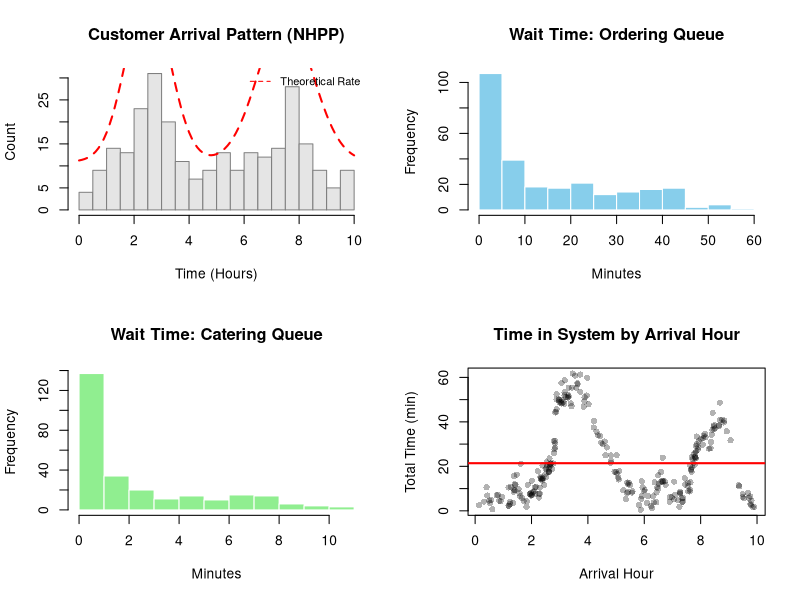

The R source for this figure:
# ==============================================================================
# McDonald's Advanced Simulation (Task 2) - OPTIMIZED VERSION
# Method: Non-homogeneous Poisson Process (NHPP) using Thinning Algorithm
# Scenario: Series Queue with Parallel Catering Windows (M(t)/M/1 -> M/M/2)
# ==============================================================================

# ------------------------------------------------------------------------------
# PART 1: DEFINING THE "REALITY" (Parameters & Arrival Function)
# ------------------------------------------------------------------------------
set.seed(123) # Ensure reproducibility

# 1. Service Parameters (Based on Task 1 data)
# ---------------------------------------------------
# Service Window: Mean 0.03h -> Rate ~33.33/h
mu_service <- 1 / 0.03   
# Catering Window: Mean 0.05h -> Rate ~20.00/h (Per server)
mu_catering <- 1 / 0.05   

# 2. Operational Hours
# ---------------------------------------------------
sim_duration <- 10.0 # 10:00 AM to 8:00 PM

# 3. Dynamic Arrival Rate Function lambda(t) [cite: 19]
# ---------------------------------------------------
# We model customer flow with a Base Rate + Two Gaussian Peaks (Lunch & Dinner)
# t = 0 represents 10:00 AM
# Lunch Peak: t=2.5 (12:30 PM), Height=30
# Dinner Peak: t=8.0 (6:00 PM), Height=25
# Base Rate: 10
get_lambda_at_t <- function(t) {
  # Vectorized version for plotting
  result <- numeric(length(t))
  for(i in seq_along(t)) {
    if (t[i] > sim_duration) {
      result[i] <- 0
    } else {
      base_rate <- 10
      lunch_peak <- 35 * exp(-0.5 * ((t[i] - 2.5) / 0.8)^2)
      dinner_peak <- 30 * exp(-0.5 * ((t[i] - 7.5) / 1.0)^2)
      result[i] <- base_rate + lunch_peak + dinner_peak
    }
  }
  return(result)
}

# 4. Thinning Algorithm to Generate Arrival Times
# ---------------------------------------------------
# Logic: Generate points at max_lambda, then accept/reject based on real lambda(t)
generate_nhpp_schedule <- function(duration) {
  max_lambda <- 60 # Upper bound for rejection sampling (must be > peak rate)
  t <- 0
  arrivals <- numeric()

  while (t < duration) {
    # Step A: Jump forward assuming max rate (Potential Arrival)
    t <- t + rexp(1, rate = max_lambda)

    if (t > duration) break

    # Step B: Acceptance Test
    # Probability of acceptance = Real_Rate(t) / Max_Rate
    real_lambda <- get_lambda_at_t(t)
    if (runif(1) < (real_lambda / max_lambda)) {
      arrivals <- c(arrivals, t) # Accepted!
    }
  }
  return(arrivals)
}

# Pre-generate the daily schedule
arrival_schedule <- generate_nhpp_schedule(sim_duration)
cat(sprintf("Generated %d customers for the day based on NHPP.\n", length(arrival_schedule)))

# ------------------------------------------------------------------------------
# PART 2: SIMULATION ENGINE (State & Loop) - OPTIMIZED
# ------------------------------------------------------------------------------

# Efficient Queue Implementation using Lists
create_queue <- function() {
  list(items = list(), head = 1, tail = 1)
}

enqueue <- function(queue, item) {
  idx <- as.character(queue$tail)  # Use character index for lists
  queue$items[[idx]] <- item
  queue$tail <- queue$tail + 1
  queue
}

dequeue <- function(queue) {
  if (queue$head >= queue$tail) {
    return(list(queue = queue, item = NULL))
  }
  idx <- as.character(queue$head)  # Use character index for lists
  item <- queue$items[[idx]]
  queue$items[[idx]] <- NULL
  queue$head <- queue$head + 1
  list(queue = queue, item = item)
}

is_empty <- function(queue) {
  queue$head >= queue$tail
}

# Initialize Clock & Counters
t_now <- 0
cust_ptr <- 1
total_customers <- length(arrival_schedule)

# System State
server1_busy <- FALSE
server2a_busy <- FALSE
server2b_busy <- FALSE

# Event Calendar
t_next_arrival <- if(total_customers > 0) arrival_schedule[1] else Inf
t_dep1  <- Inf
t_dep2a <- Inf
t_dep2b <- Inf

# Data Storage
stats <- data.frame(
  id = 1:total_customers,
  arrival_time = arrival_schedule,
  start_s1 = NA, end_s1 = NA,
  start_s2 = NA, end_s2 = NA,
  stringsAsFactors = FALSE
)

# Queue Trackers - Using efficient list-based queues
q1_ids <- create_queue()
q2_ids <- create_queue()
id_in_s1 <- 0
id_in_s2a <- 0
id_in_s2b <- 0

# --- MAIN LOOP ---
iter_count <- 0
while (t_next_arrival != Inf || !is_empty(q1_ids) || !is_empty(q2_ids) || 
       server1_busy || server2a_busy || server2b_busy) {

  iter_count <- iter_count + 1
  if (iter_count %% 1000 == 0) {
    cat(sprintf("Processed %d events, time=%.2f\n", iter_count, t_now))
  }

  # Determine Next Event
  next_event_time <- min(t_next_arrival, t_dep1, t_dep2a, t_dep2b)

  if (next_event_time == Inf) break
  t_now <- next_event_time

  # -----------------------------------------------------------
  # EVENT A: Customer Arrival
  # -----------------------------------------------------------
  if (t_now == t_next_arrival) {
    cid <- cust_ptr

    if (!server1_busy) {
      server1_busy <- TRUE
      id_in_s1 <- cid
      stats$start_s1[cid] <- t_now
      t_dep1 <- t_now + rexp(1, mu_service)
    } else {
      q1_ids <- enqueue(q1_ids, cid)
    }

    # Schedule next arrival
    cust_ptr <- cust_ptr + 1
    if (cust_ptr <= total_customers) {
      t_next_arrival <- arrival_schedule[cust_ptr]
    } else {
      t_next_arrival <- Inf
    }
  }

  # -----------------------------------------------------------
  # EVENT B: Service Window Completion (S1 -> Queue 2)
  # -----------------------------------------------------------
  else if (t_now == t_dep1) {
    finished_cid <- id_in_s1
    stats$end_s1[finished_cid] <- t_now

    # 1. Move Customer to Catering Stage (S2)
    if (!server2a_busy) {
      server2a_busy <- TRUE
      id_in_s2a <- finished_cid
      stats$start_s2[finished_cid] <- t_now
      t_dep2a <- t_now + rexp(1, mu_catering)
    } else if (!server2b_busy) {
      server2b_busy <- TRUE
      id_in_s2b <- finished_cid
      stats$start_s2[finished_cid] <- t_now
      t_dep2b <- t_now + rexp(1, mu_catering)
    } else {
      q2_ids <- enqueue(q2_ids, finished_cid)
    }

    # 2. Pull next customer for Service Window (S1)
    if (!is_empty(q1_ids)) {
      result <- dequeue(q1_ids)
      q1_ids <- result$queue
      next_cid <- result$item
      id_in_s1 <- next_cid
      stats$start_s1[next_cid] <- t_now
      t_dep1 <- t_now + rexp(1, mu_service)
    } else {
      server1_busy <- FALSE
      t_dep1 <- Inf
    }
  }

  # -----------------------------------------------------------
  # EVENT C: Catering Server A Completion (Exit System)
  # -----------------------------------------------------------
  else if (t_now == t_dep2a) {
    finished_cid <- id_in_s2a
    stats$end_s2[finished_cid] <- t_now

    if (!is_empty(q2_ids)) {
      result <- dequeue(q2_ids)
      q2_ids <- result$queue
      next_cid <- result$item
      id_in_s2a <- next_cid
      stats$start_s2[next_cid] <- t_now
      t_dep2a <- t_now + rexp(1, mu_catering)
    } else {
      server2a_busy <- FALSE
      t_dep2a <- Inf
    }
  }

  # -----------------------------------------------------------
  # EVENT D: Catering Server B Completion (Exit System)
  # -----------------------------------------------------------
  else if (t_now == t_dep2b) {
    finished_cid <- id_in_s2b
    stats$end_s2[finished_cid] <- t_now

    if (!is_empty(q2_ids)) {
      result <- dequeue(q2_ids)
      q2_ids <- result$queue
      next_cid <- result$item
      id_in_s2b <- next_cid
      stats$start_s2[next_cid] <- t_now
      t_dep2b <- t_now + rexp(1, mu_catering)
    } else {
      server2b_busy <- FALSE
      t_dep2b <- Inf
    }
  }
}

cat(sprintf("Total iterations: %d\n", iter_count))

# ------------------------------------------------------------------------------
# PART 3: ANALYSIS & INSIGHTS [cite: 23, 24]
# ------------------------------------------------------------------------------

# 1. Metric Calculation
stats$wait_time_ordering <- stats$start_s1 - stats$arrival_time
stats$wait_time_catering <- stats$start_s2 - stats$end_s1
stats$total_time <- stats$end_s2 - stats$arrival_time

# 2. Console Report
cat("\n========================================================\n")
cat(" TASK 2: McDonald's Simulation Report (NHPP Model)\n")
cat("========================================================\n")
cat(sprintf("Model: 1 Service Window + 2 Catering Windows\n"))
cat(sprintf("Arrival Pattern: Continuous Daily Cycle (Peaks at 12:30 & 17:30)\n"))
cat(sprintf("Total Customers Served: %d\n", nrow(stats)))
cat("\n[Wait Time Analysis]\n")
cat(sprintf("Avg Wait (Ordering):  %.2f mins\n", mean(stats$wait_time_ordering, na.rm=T)*60))
cat(sprintf("Avg Wait (Catering):  %.2f mins\n", mean(stats$wait_time_catering, na.rm=T)*60))
cat(sprintf("Avg Total Time:       %.2f mins\n", mean(stats$total_time, na.rm=T)*60))

# 3. Overtime Analysis
last_departure <- max(stats$end_s2, na.rm = TRUE)
overtime <- max(0, last_departure - sim_duration)
cat("\n[Efficiency Analysis]\n")
cat(sprintf("Shop Closed (Entry):  %.2f hours\n", sim_duration))
cat(sprintf("Last Departure:       %.2f hours\n", last_departure))
cat(sprintf("Overtime Required:    %.2f mins\n", overtime * 60))

# ------------------------------------------------------------------------------
# PART 4: VISUALIZATION
# ------------------------------------------------------------------------------
# Plotting the arrival distribution to verify the NHPP shape
par(mfrow=c(2,2)) # 2x2 Grid

# Plot 1: Arrival Rate Shape
hist(stats$arrival_time, breaks=20, col="gray90", border="gray50",
     main="Customer Arrival Pattern (NHPP)", xlab="Time (Hours)", ylab="Count")
# Overlay the theoretical curve roughly
curve(get_lambda_at_t(x)* (total_customers/integrate(get_lambda_at_t, 0, 10)$value), 
      add=TRUE, col="red", lwd=2, lty=2)
legend("topright", legend="Theoretical Rate", col="red", lty=2, bty="n", cex=0.8)

# Plot 2: Wait Time Ordering
hist(stats$wait_time_ordering * 60, col="skyblue", border="white", 
     main="Wait Time: Ordering Queue", xlab="Minutes")

# Plot 3: Wait Time Catering
hist(stats$wait_time_catering * 60, col="lightgreen", border="white", 
     main="Wait Time: Catering Queue", xlab="Minutes")

# Plot 4: Total Time in System vs Arrival Time (To see peak impact)
plot(stats$arrival_time, stats$total_time * 60, pch=16, col=rgb(0,0,0,0.3),
     main="Time in System by Arrival Hour", xlab="Arrival Hour", ylab="Total Time (min)")
abline(h=mean(stats$total_time*60), col="red", lwd=2)

par(mfrow=c(1,1)) # Reset
